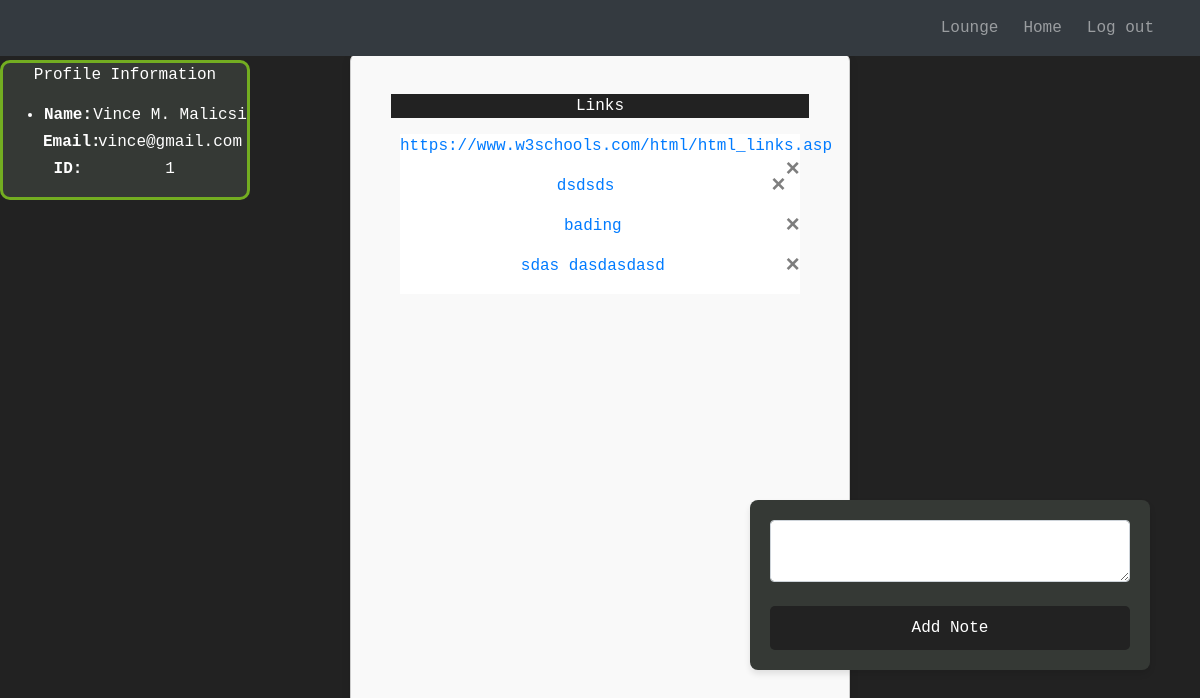
Screenshot of / (signed in) with the database file from the repository.
### website/models.py (models this page shows)
class Note(db.Model):
    id = db.Column(db.Integer, primary_key=True)
    data = db.Column(db.String(10000))
    date = db.Column(db.DateTime(timezone=True), default=func.now())
    user_id = db.Column(db.Integer, db.ForeignKey('user.id'))

class User(db.Model, UserMixin):
    id = db.Column(db.Integer, primary_key=True)
    email = db.Column(db.String(150), unique=True)
    password = db.Column(db.String(150))
    first_name = db.Column(db.String(150))
    notes = db.relationship('Note')
    chats = db.relationship('Chat')

### website/views.py (the view, shortened to what this page needs)
@views.route('/', methods=['GET', 'POST'])
@login_required
def home():
    return render_template("home.html", user=current_user)

### website/__init__.py (called while the page is built)
def create_app():
    app = Flask(__name__)
    app.config['SECRET_KEY'] = 'DSA Group 4'
    app.config['SQLALCHEMY_DATABASE_URI'] = f'sqlite:///{DB_NAME}'
    db.init_app(app)
    from .views import views
    from .auth import auth
    app.register_blueprint(views, url_prefix='/')
    app.register_blueprint(auth, url_prefix='/')
    from .models import User, Note
    with app.app_context():
        db.create_all()
    login_manager = LoginManager()
    login_manager.login_view = 'auth.login'
    login_manager.init_app(app)
    @login_manager.user_loader
    def load_user(id):
        return User.query.get(int(id))
    return app

### website/templates/home.html (shortened to what this page needs)
{% extends "base.html" %}
{% block content %}
<div align="center" class="input-block">
  <p class="links">Links</p>
  <ul class="data-list" id="notes">
    {% for note in user.notes %}
    <li class="data-list">
      <a href="{{ note.data }}" target="_blank" rel="noopener noreferrer">{{ note.data }}</a>
      <button type="button" class="close" onClick="deleteNote({{ note.id }})">
        <span aria-hidden="true">&times;</span>
      </button>
    </li>
    {% endfor %}
  </ul>
</div>
<div align="center" class="link-container">
  <div class="profile">
    <p align="center" class="profile-title">Profile Information</p>
    <ul align="center" class="list-group list-group-flush" id="users">
      <li class="profile-table">
        <div class="profile-row">
          <div class="profile-label">Name:</div>
          <div class="profile-data">{{ user.first_name }}</div>
        </div>
        <div class="profile-row">
          <div class="profile-label">Email:</div>
          <div class="profile-data">{{ user.email }}</div>
        </div>
        <div class="profile-row">
          <div class="profile-label">ID:</div>
          <div class="profile-data">{{ user.id }}</div>
        </div>
      </li>
    </ul>
  </div>
</div>
<div class="button-block">
  <form method="POST">
    <textarea name="note" id="note" class="form-control" required></textarea>
    <br />
    <div align="center">
      <button type="submit" class="btn btn-primary">Add Note</button>
    </div>
  </form>
</div>
{% endblock %}

### website/static/sign_up.css (style rules this page uses)
body { font-family: monospace, monospace; background-color: #222222; margin: 0; padding: 0; display: flex; justify-content: center; align-items: center; height: 100vh; }
form { background-color: #353935; padding: 20px; border-radius: 8px; box-shadow: 0 4px 6px rgba(0, 0, 0, 0.1); width: 100%; max-width: 400px; margin: auto; }
button[type="submit"] { width: 100%; padding: 10px; background-color: #222222; color: #ffffff; border: none; border-radius: 5px; font-size: 16px; cursor: pointer; transition: background-color 0.3s; }
body { padding-top: 56px; }
.profile-table { color: #ffffff; margin-left: 40px; }
.profile-data { color: #ffffff; margin: auto; }
.profile { position: fixed; left: 10px; bottom: 20px; width: 300px; border: 3px solid #222222; border-radius:10px; background-color: #353935; }
.profile-title { color: #ffffff; }

### website/static/home.css (style rules this page uses)
.links { color: #ffffff; background-color: #222222; }
.profile { position: fixed; top: 60px; left: 0; width: 250px; height:140px; border: 3px solid #73AD21; }
.profile-row { display: flex; margin-bottom: 3px; }
.profile-label { font-weight: bold; width: 50px; }
.data-list { background-color: white; width:400px; height:40px; }
.button-block { position: fixed; top: 320px; right: 250px; width: 250px; height:140px; }
.link-container { position: fixed; }
.data-list { list-style: none; }
.input-block { margin:auto; }
.button-block { right: 0px; }

### website/static/lounge.css (style rules this page uses)
.data-list { list-style-type: none; padding: 0; margin: 0; }
.input-block { position: relative; margin-top: 0; width: 500px; height: 750px; overflow-y: auto; border: 1px solid #ccc; padding: 40px 40px 80px; background-color: #f9f9f9; border-radius: 8px; box-shadow: 0px 4px 10px rgba(0, 0, 0, 0.1); margin-left: 220px; margin: auto; }
.button-block { position: fixed; bottom: 0; width: 500px; padding: 10px; text-align: center; margin:auto; }

### rows the page displays
Note: data "https://www.w3schools.com/html/html_links.asp"
Note: data "dsdsds"
Note: data "bading"
Note: data "sdas dasdasdasd"
User: first_name "Vince M. Malicsi", email "vince@gmail.com", id "1"
